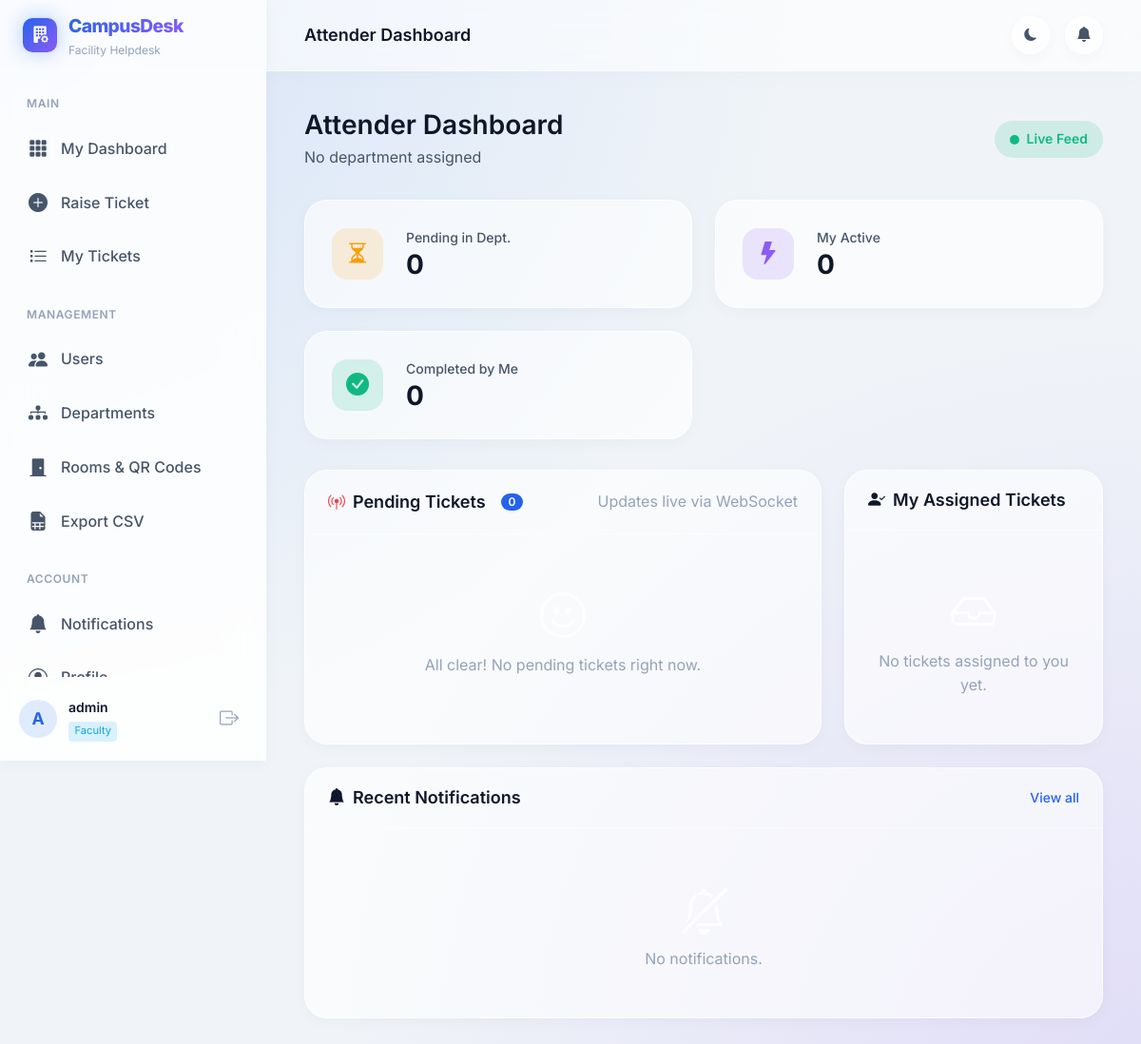
Before: /attender/ (signed in) with the older database file.
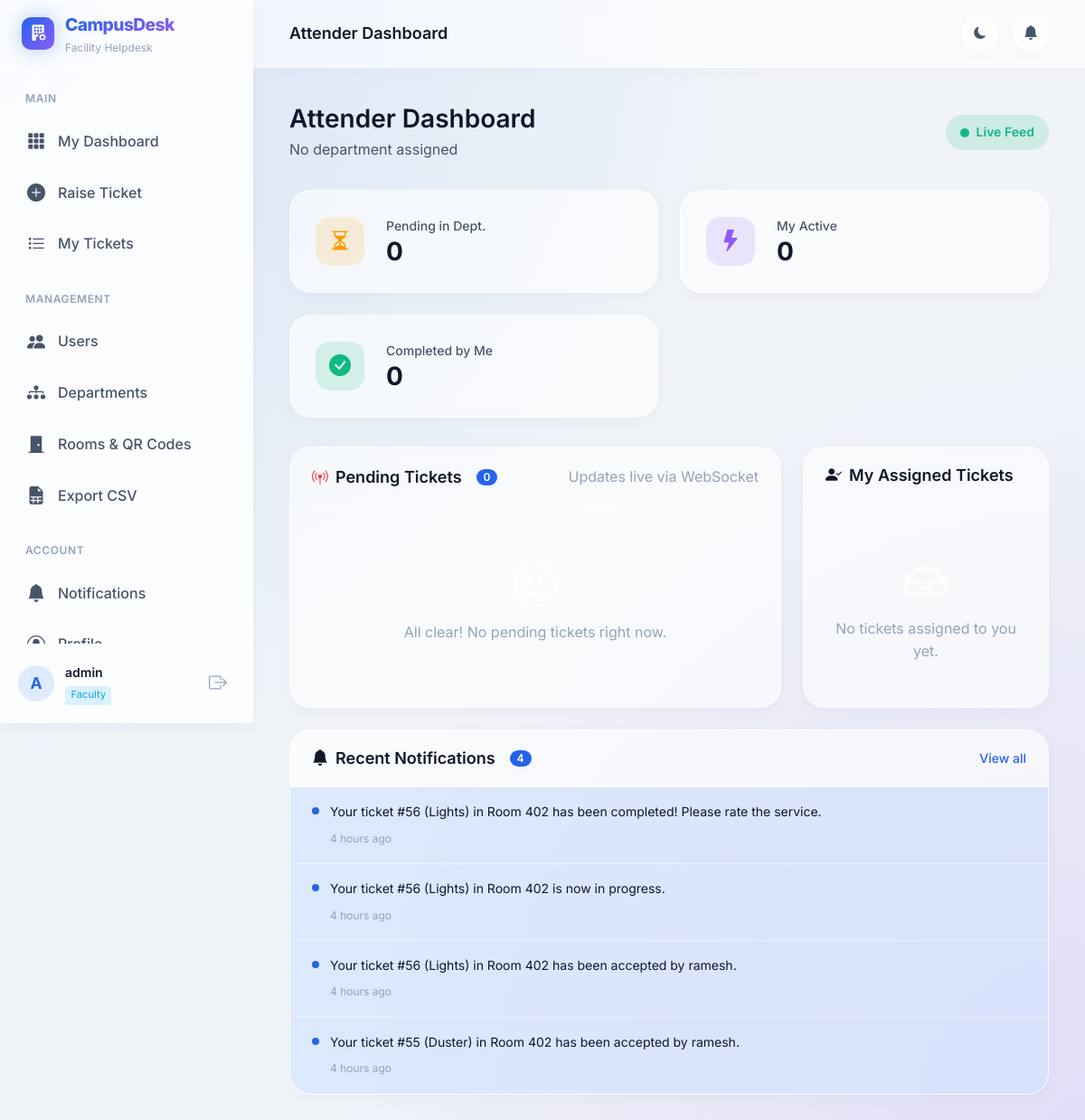
After: the same page with the newer database file.
### notifications/models.py (models this page shows, shortened)
class Notification(models.Model):
    recipient = models.ForeignKey(
        settings.AUTH_USER_MODEL,
        on_delete=models.CASCADE,
        related_name='notifications'
    )
    ticket = models.ForeignKey(
        Ticket,
        on_delete=models.CASCADE,
        null=True,
        blank=True,
        related_name='notifications'
    )
    message = models.TextField()
    is_read = models.BooleanField(default=False)
    created_at = models.DateTimeField(auto_now_add=True)
    class Meta:
        ordering = ['-created_at']

### dashboard/views.py (the view)
# urls.py: path('attender/', views.attender_dashboard, name='attender_dashboard'),
@login_required
def attender_dashboard(request):
    if request.user.role not in ('ATTENDER',) and not request.user.is_superuser:
        messages.error(request, "Access denied.")
        return redirect('dashboard:index')
    dept = request.user.department
    pending_tickets = Ticket.objects.filter(
        status='PENDING',
        room__department=dept
    ).order_by('-created_at') if dept else Ticket.objects.none()
    my_tickets = Ticket.objects.filter(
        attender=request.user
    ).exclude(status__in=['CANCELLED']).order_by('-updated_at')
    kpi = {
        'pending_dept': pending_tickets.count(),
        'my_active': my_tickets.filter(status__in=['ACCEPTED', 'IN_PROGRESS']).count(),
        'my_completed': my_tickets.filter(status='COMPLETED').count(),
    }
    unread_count = Notification.objects.filter(recipient=request.user, is_read=False).count()
    recent_notifications = Notification.objects.filter(recipient=request.user).order_by('-created_at')[:5]
    return render(request, 'dashboard/attender.html', {
        'pending_tickets': pending_tickets,
        'my_tickets': my_tickets,
        'kpi': kpi,
        'dept': dept,
        'unread_count': unread_count,
        'recent_notifications': recent_notifications,
    })

### accounts/models.py (called while the page is built)
    @property
    def is_admin_role(self):
        return self.role == 'ADMIN' or self.is_superuser

### templates/dashboard/attender.html (shortened to what the changed rows need)
{% extends 'base_dashboard.html' %}
{% block content %}
<div class="page-header">
    <div>
        <h1 class="page-heading">Attender Dashboard</h1>
    </div>
</div>
<div class="content-grid">
    <div class="card card-lg">
        <div class="card-header">
            <h2 class="card-title">
                <i class="bi bi-broadcast-pin text-danger"></i> Pending Tickets
                <span class="badge-count" id="pending-count-badge">{{ kpi.pending_dept }}</span>
            </h2>
        </div>
    </div>
    <div class="card">
        <div class="card-header">
            <h2 class="card-title"><i class="bi bi-person-check-fill"></i> My Assigned Tickets</h2>
        </div>
    </div>
</div>
<div class="card mt-4">
    <div class="card-header">
        <h2 class="card-title"><i class="bi bi-bell-fill"></i> Recent Notifications
            {% if unread_count %}<span class="badge-count">{{ unread_count }}</span>{% endif %}
        </h2>
    </div>
    <div class="card-body p-0">
        {% if recent_notifications %}
        <ul class="notif-list">
            {% for notif in recent_notifications %}
            <li class="notif-item {% if not notif.is_read %}notif-unread{% endif %}">
                <div class="notif-dot"></div>
                <div class="notif-content">
                    <p class="notif-message">{{ notif.message }}</p>
                    <span class="notif-time">{{ notif.created_at|timesince }} ago</span>
                </div>
            </li>
            {% endfor %}
        </ul>
        {% else %}
        <div class="empty-state">
            <i class="bi bi-bell-slash empty-icon"></i>
            <p>No notifications.</p>
        </div>
        {% endif %}
    </div>
</div>
{% endblock %}

Changed rows visible on the page:
added Notification: message "Your ticket #56 (Lights) in Room 402 has been completed! Please rate the service.", created_at "4 hours"
added Notification: message "Your ticket #56 (Lights) in Room 402 is now in progress.", created_at "4 hours"
added Notification: message "Your ticket #56 (Lights) in Room 402 has been accepted by ramesh.", created_at "4 hours"
added Notification: message "Your ticket #55 (Duster) in Room 402 has been accepted by ramesh.", created_at "4 hours"
Other visible differences:
{{ unread_count }}: (not shown) → "4"
text no longer shown: "No notifications."
